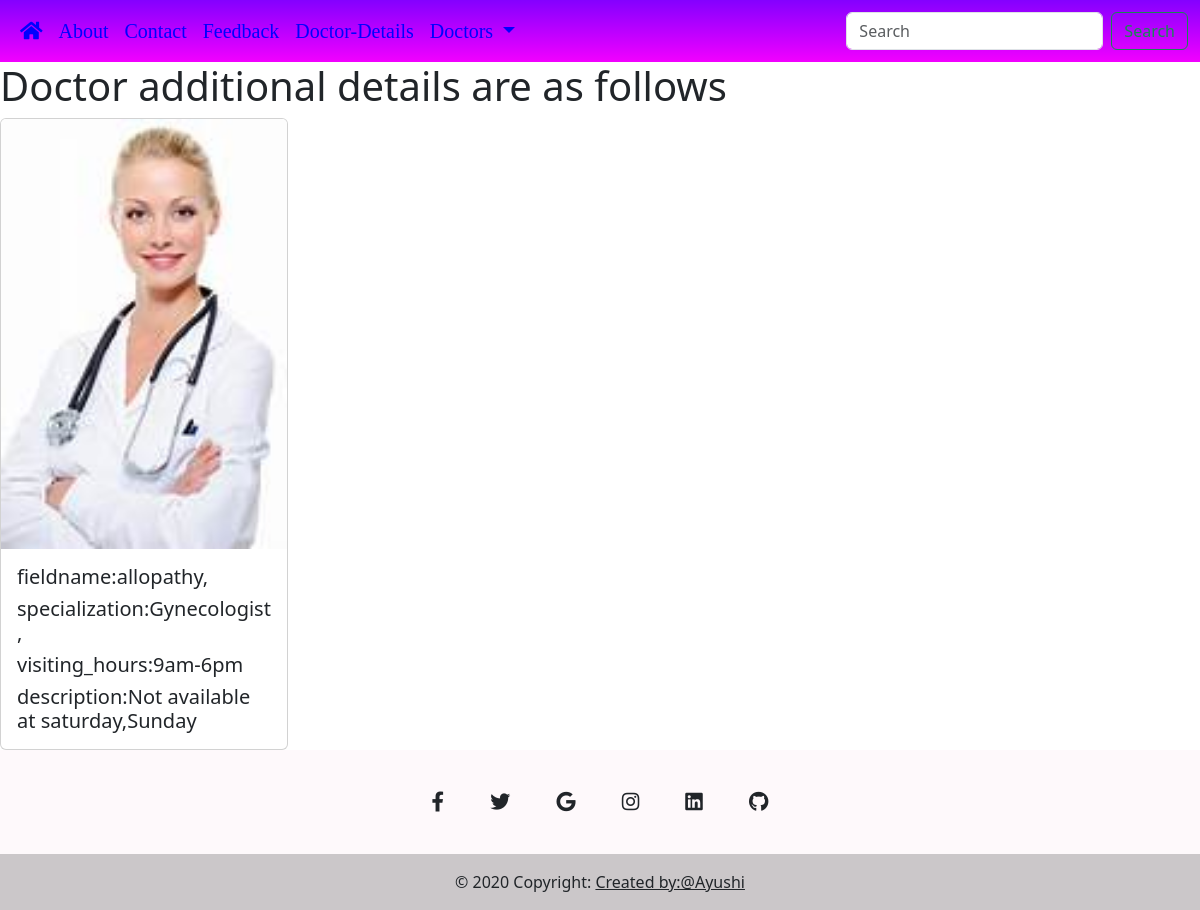
Page /details/Dr Sanjana Singh/ on the committed database.
### Aid_app/models.py (models this page shows)
class DoctorDetails(models.Model):
    doctor=models.OneToOneField(Doctor,null=False, on_delete=models.CASCADE)
    fieldname=models.CharField(max_length=45,null=False)
    doctor_pic=models.FileField(max_length=100,upload_to="Aid_app/Doctorpic",default="")
    specialization=models.CharField(max_length=55,null=False)
    description=models.TextField(default="")
    visiting_hours=models.TextField(default="")

### Aid_app/views.py (the view)
# urls.py: path('details/<str:id>/',views.details,name="details"),
def details(request,id):
  print("doctor id is,id")
  doctor_object=Doctor.objects.get(Doctorid=id)
  dd=DoctorDetails.objects.get(doctor=doctor_object)
  context={"dd":dd}
  return render(request,'Aid_app/html/details.html',context)

### Aid_app/templates/Aid_app/html/details.html (shortened to what this page needs)
<!DOCTYPE html>
<html lang="en">
<head>
    {%include 'Aid_app/common/commoncss.html'%}
</head>
<body>
    {% include 'Aid_app/html/header.html' %}
    <h1>Doctor additional details are as follows</h1>
   <div class="card" style="width: 18rem;">
        <img class="card-img-top" src="/media/{{dd.doctor_pic}}" alt="Card image cap">
        <div class="card-body">
          <h5 class="card-text">fieldname:{{dd.fieldname}}</h5>
          <h5 class="card-text">specialization:{{dd.specialization}}</h5>
          <h5 class="card-text">visiting_hours:{{dd.visiting_hours}}</h5>
          <h5 class="card-text">description:{{dd.description}}</h5>
        </div>
      </div>
    {%  include 'Aid_app/html/footer.html'%}
</body>
</html>

### rows in the picture
DoctorDetails: doctor_pic (picture), fieldname "allopathy,", specialization "Gynecologist,", visiting_hours "9am-6pm", description "Not available at saturday,Sunday"
